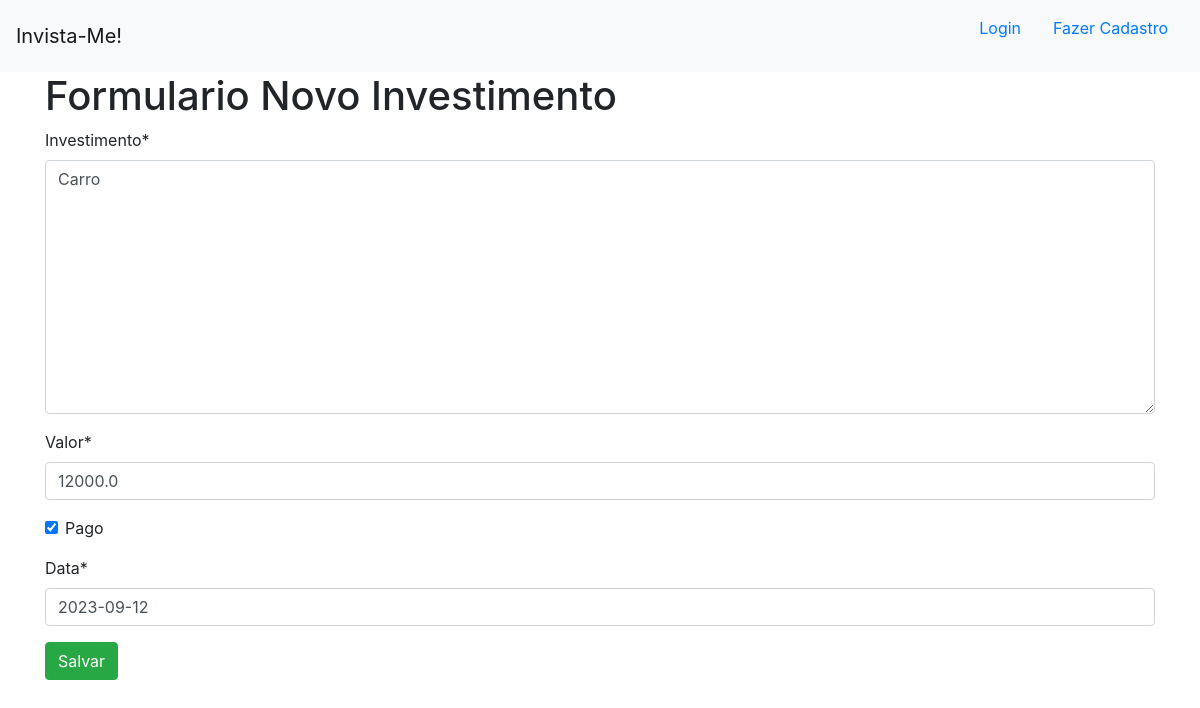
The page /novo_investimento/4 on the database its author committed.
### invista_me/models.py (models this page shows)
class Investmento(models.Model):
    investimento = models.TextField(max_length=255)
    valor = models.FloatField()
    pago = models.BooleanField(default=False)
    data = models.DateField(default=datetime.now)

### invista_me/views.py (the view)
# urls.py: path('novo_investimento/<int:id_investimento>', views.editar, name='editar'),
def editar(request, id_investimento):
    investimento = Investmento.objects.get(pk=id_investimento)
    if request.method == 'GET':
        formulario =  InvestimentoForm(instance=investimento)
        return render(request,'investimentos/novo_investimento.html', {'formulario': formulario})
    else:
        formulario = InvestimentoForm(request.POST, instance=investimento)
        if formulario.is_valid():
            formulario.save()
        return redirect('investimentos')

### invista_me/forms.py
class InvestimentoForm(ModelForm):
    class Meta:
        model = Investmento
        fields = '__all__'

### invista_me/templates/investimentos/novo_investimento.html (shortened to what this page needs)
{% extends 'investimentos/base.html' %}
{% block conteudo %}
{% load crispy_forms_tags %}
<div class='container'>
    <h1>Formulario Novo Investimento</h1>
    <form action="" method="POST">
        {{formulario | crispy}}
        <button type="submit" class="btn btn-success">Salvar</button>
    </form>
</div>
{% endblock %}

### rows shown on the page
Investmento: investimento "Carro", valor "12000.0", pago "☑", data "2023-09-12"
